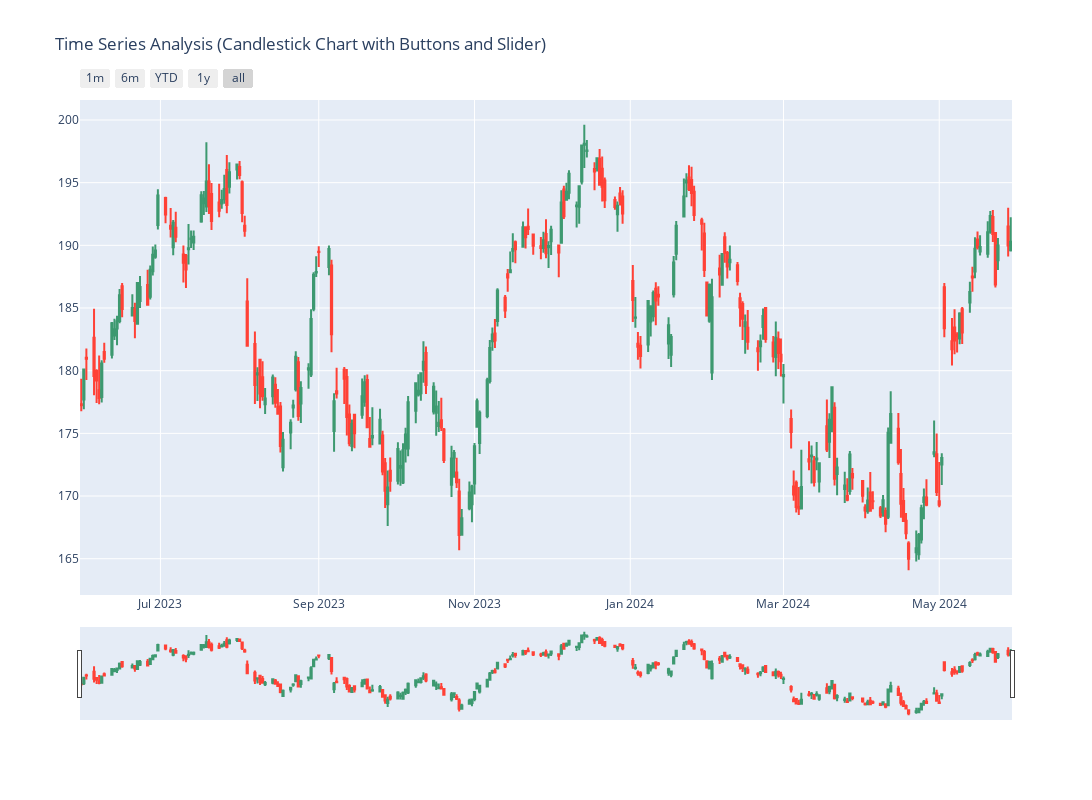

The notebook cell this image was saved under:
### Code cell
fig = go.Figure(data = [go.Candlestick(x = data.index,
                                        open = data["Open"], 
                                        high = data["High"],
                                        low = data["Low"], 
                                        close = data["Close"])])
fig.update_layout(title = "Time Series Analysis (Candlestick Chart with Buttons and Slider)")

fig.update_xaxes(
    rangeslider_visible = True,
    rangeselector = dict(
        buttons = list([
            dict(count = 1, label = "1m", step = "month", stepmode = "backward"),
            dict(count = 6, label = "6m", step = "month", stepmode = "backward"),
            dict(count = 1, label = "YTD", step = "year", stepmode = "todate"),
            dict(count = 1, label = "1y", step = "year", stepmode = "backward"),
            dict(step = "all")
        ])
    )
)
fig.update_layout(width=1500,height=800)
fig.show()

### Figure 1 — Plotly figure (JSON) as saved in the notebook; plotly's stock layout.template omitted (floating-point values rounded to 4 significant figures; data arrays with more than 128 entries replaced by an {"elided": "..."} marker saying what was removed)
{"data": [{"close": {"elided": "251 float values"}, "high": {"elided": "251 float values"}, "low": {"elided": "251 float values"}, "open": {"elided": "251 float values"}, "type": "candlestick", "x": {"elided": "251 str values"}}], "layout": {"height": 800, "title": {"text": "Time Series Analysis (Candlestick Chart with Buttons and Slider)"}, "width": 1500, "xaxis": {"rangeselector": {"buttons": [{"count": 1, "label": "1m", "step": "month", "stepmode": "backward"}, {"count": 6, "label": "6m", "step": "month", "stepmode": "backward"}, {"count": 1, "label": "YTD", "step": "year", "stepmode": "todate"}, {"count": 1, "label": "1y", "step": "year", "stepmode": "backward"}, {"step": "all"}]}, "rangeslider": {"visible": true}}}}
